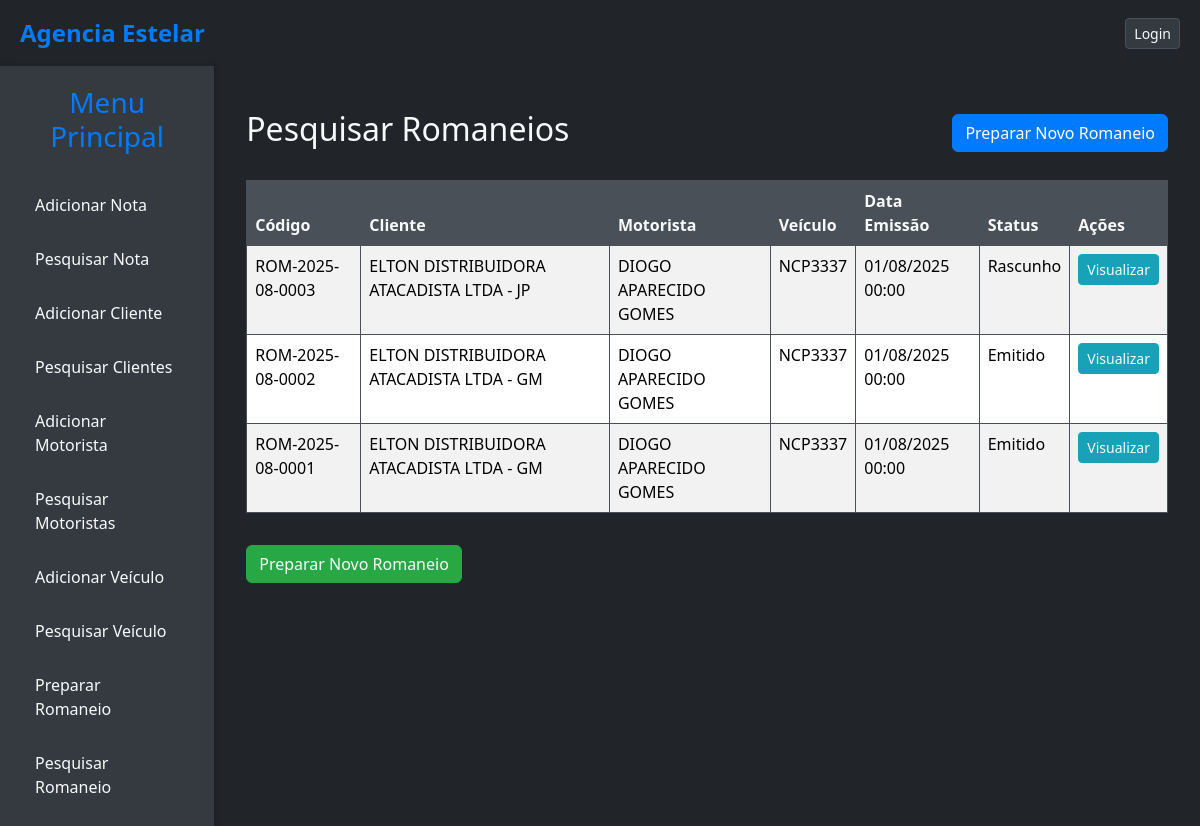
Before: /notas/romaneios/ with the older database file.
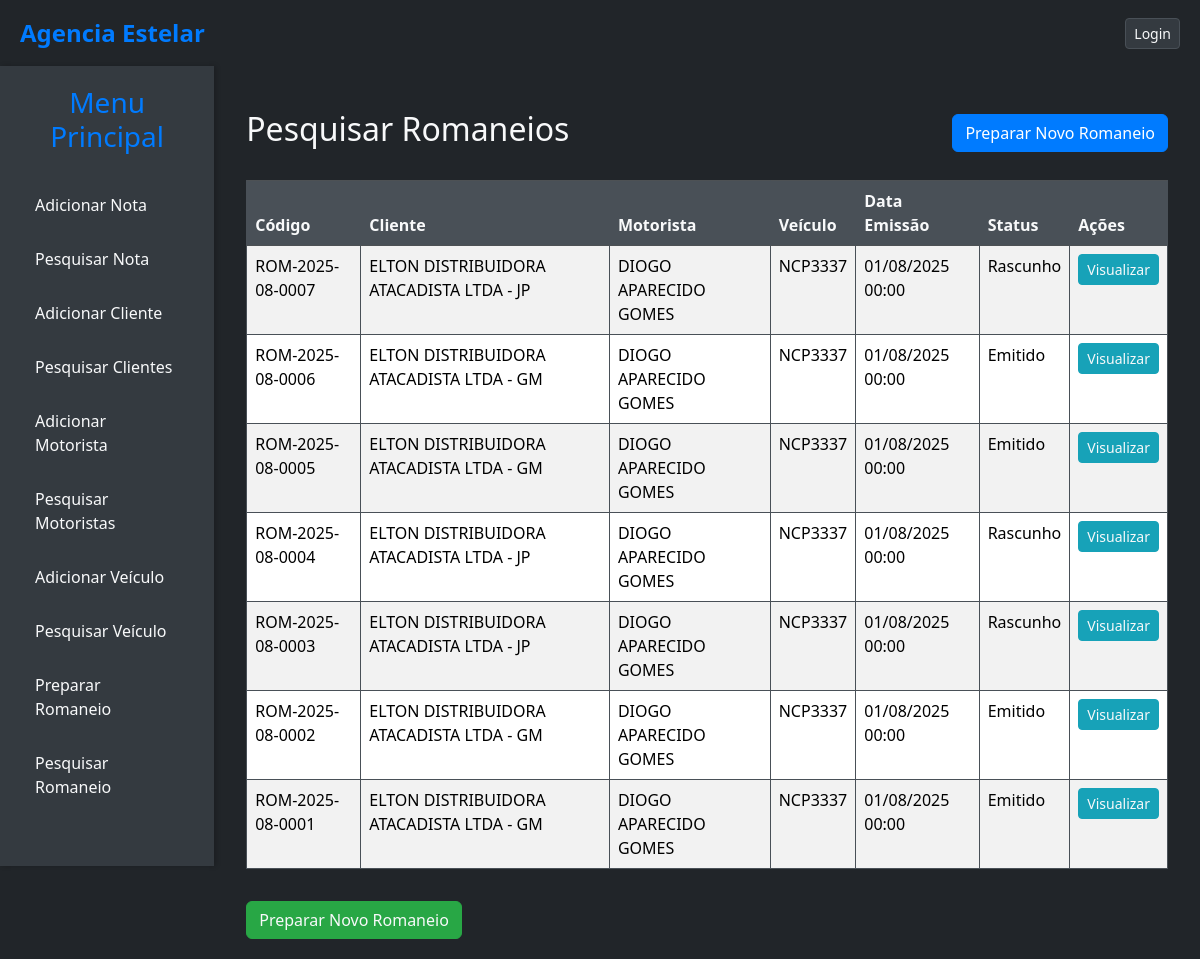
After: the same page with the newer database file.
### notas/models.py (models this page shows, shortened)
class RomaneioViagem(models.Model):
    codigo = models.CharField(max_length=20, unique=True, verbose_name="Código do Romaneio")
    STATUS_ROMANEIO_CHOICES = [
        ('Rascunho', 'Rascunho'),
        ('Emitido', 'Emitido'),
    ]
    status = models.CharField(max_length=10, choices=STATUS_ROMANEIO_CHOICES, default='Rascunho', verbose_name="Status do Romaneio")
    cliente = models.ForeignKey(
        Cliente,
        on_delete=models.PROTECT,
        related_name='romaneios_cliente',
        verbose_name="Cliente"
    )
    veiculo = models.ForeignKey(
        Veiculo,
        on_delete=models.PROTECT,
        related_name='romaneios_veiculo',
        verbose_name="Unidade de Veículo"
    )
    motorista = models.ForeignKey(
        Motorista,
        on_delete=models.PROTECT,
        related_name='romaneios_motorista',
        verbose_name="Motorista"
    )
    notas_fiscais = models.ManyToManyField(
        NotaFiscal,
        related_name='romaneios_vinculados',
        blank=True,
        verbose_name="Notas Fiscais"
    )
    data_emissao = models.DateTimeField(default=timezone.now, verbose_name="Data de Emissão")
    observacoes = models.TextField(blank=True, null=True, verbose_name="Observações")
    class Meta:
        verbose_name = "Romaneio de Viagem"
        verbose_name_plural = "Romaneios de Viagem"
        ordering = ['-data_emissao', 'codigo']

class Cliente(models.Model):
    razao_social = models.CharField(max_length=255, unique=True, verbose_name="Razão Social") # Adicionado unique=True
    cnpj = models.CharField(max_length=18, unique=True, blank=True, null=True, verbose_name="CNPJ")
    nome_fantasia = models.CharField(max_length=255, blank=True, null=True, verbose_name="Nome Fantasia")
    inscricao_estadual = models.CharField(max_length=20, blank=True, null=True, verbose_name="Inscrição Estadual")
    endereco = models.CharField(max_length=255, blank=True, null=True, verbose_name="Endereço")
    numero = models.CharField(max_length=10, blank=True, null=True, verbose_name="Número")
    complemento = models.CharField(max_length=255, blank=True, null=True, verbose_name="Complemento")
    bairro = models.CharField(max_length=100, blank=True, null=True, verbose_name="Bairro")
    cidade = models.CharField(max_length=100, blank=True, null=True, verbose_name="Cidade")
    estado = models.CharField(max_length=2, blank=True, null=True, verbose_name="Estado (UF)")
    cep = models.CharField(max_length=9, blank=True, null=True, verbose_name="CEP")
    telefone = models.CharField(max_length=20, blank=True, null=True, verbose_name="Telefone")
    email = models.EmailField(blank=True, null=True, verbose_name="Email")
    STATUS_CHOICES = [
        ('Ativo', 'Ativo'),
        ('Inativo', 'Inativo'),
    ]
    status = models.CharField(max_length=10, choices=STATUS_CHOICES, default='Ativo', verbose_name="Status")
    class Meta:
        verbose_name = "Cliente"
        verbose_name_plural = "Clientes"
        ordering = ['razao_social']

class Motorista(models.Model):
    nome = models.CharField(max_length=255, verbose_name="Nome Completo")
    cpf = models.CharField(max_length=14, unique=True, verbose_name="CPF") # Ex: 000.000.000-00
    cnh = models.CharField(max_length=11, unique=True, blank=True, null=True, verbose_name="CNH")
    codigo_seguranca = models.CharField(max_length=10, blank=True, null=True, verbose_name="Código de Segurança CNH")
    vencimento_cnh = models.DateField(blank=True, null=True, verbose_name="Vencimento CNH")
    uf_emissao_cnh = models.CharField(max_length=2, blank=True, null=True, verbose_name="UF Emissão CNH")
    telefone = models.CharField(max_length=20, blank=True, null=True, verbose_name="Telefone")
    endereco = models.CharField(max_length=255, blank=True, null=True, verbose_name="Endereço")
    numero = models.CharField(max_length=10, blank=True, null=True, verbose_name="Número")
    bairro = models.CharField(max_length=100, blank=True, null=True, verbose_name="Bairro")
    cidade = models.CharField(max_length=100, blank=True, null=True, verbose_name="Cidade")
    estado = models.CharField(max_length=2, blank=True, null=True, verbose_name="Estado (UF)")
    cep = models.CharField(max_length=9, blank=True, null=True, verbose_name="CEP")
    data_nascimento = models.DateField(blank=True, null=True, verbose_name="Data de Nascimento")
    numero_consulta = models.CharField(max_length=50, blank=True, null=True, verbose_name="Número da Última Consulta")
    TIPO_COMPOSICAO_MOTORISTA_CHOICES = [
        ('Simples', 'Simples (Carro/Van/Truck)'),
        ('Carreta', 'Carreta (Caminhão Trator + 1 Reboque/Semi-reboque)'),
        ('Bi-trem', 'Bi-trem (Caminhão Trator + 2 Reboques/Semi-reboques)'),
    ]
    tipo_composicao_motorista = models.CharField(
        max_length=50,
        choices=TIPO_COMPOSICAO_MOTORISTA_CHOICES,
        default='Simples',
        verbose_name="Tipo de Composição que Dirige"
    )
    veiculo_principal = models.ForeignKey( # Caminhão Trator, Carro ou Van
        'Veiculo',
        on_delete=models.SET_NULL,
        blank=True,
        null=True,
        related_name='motoristas_veiculo_principal',
        verbose_name="Veículo Principal (Placa 1)"
    )
    reboque_1 = models.ForeignKey( # Primeiro Reboque/Semi-reboque (se Carreta ou Bi-trem)
        'Veiculo',
        on_delete=models.SET_NULL,
        blank=True,
        null=True,
        related_name='motoristas_reboque_1',
        verbose_name="Reboque 1 (Placa 2)"
    )
    reboque_2 = models.ForeignKey( # Segundo Reboque/Semi-reboque (se Bi-trem)
        'Veiculo',
        on_delete=models.SET_NULL,
        blank=True,
        null=True,
        related_name='motoristas_reboque_2',
        verbose_name="Reboque 2 (Placa 3)"
    )
    class Meta:
        verbose_name = "Motorista"
        verbose_name_plural = "Motoristas"
        ordering = ['nome']

class Veiculo(models.Model):
    TIPO_UNIDADE_CHOICES = [
        ('Carro', 'Carro'),
        ('Van', 'Van'),
        ('Truck', 'Caminhão Trator'),
        ('Reboque', 'Reboque'),
        ('Semi-reboque', 'Semi-reboque'),
    ]
    tipo_unidade = models.CharField(
        max_length=50,
        choices=TIPO_UNIDADE_CHOICES,
        default='Truck',
        verbose_name="Tipo da Unidade de Veículo"
    )
    placa = models.CharField(max_length=7, unique=True, verbose_name="Placa") # Max_length ajustado para 7 (Mercosul)
    pais = models.CharField(max_length=50, default='Brasil', verbose_name="País")
    estado = models.CharField(max_length=2, blank=True, null=True, verbose_name="Estado (UF)")
    cidade = models.CharField(max_length=100, blank=True, null=True, verbose_name="Cidade")
    chassi = models.CharField(max_length=17, unique=True, blank=True, null=True, verbose_name="Chassi") # Max_length ajustado para 17
    renavam = models.CharField(max_length=11, unique=True, blank=True, null=True, verbose_name="Renavam")
    rntrc = models.CharField(max_length=12, blank=True, null=True, verbose_name="RNTRC")
    ano_fabricacao = models.IntegerField(blank=True, null=True, verbose_name="Ano de Fabricação")
    marca = models.CharField(max_length=100, blank=True, null=True, verbose_name="Marca")
    modelo = models.CharField(max_length=100, blank=True, null=True, verbose_name="Modelo")
    proprietario_cpf_cnpj = models.CharField(max_length=18, blank=True, null=True, verbose_name="CPF/CNPJ do Proprietário")
    proprietario_nome_razao_social = models.CharField(max_length=255, blank=True, null=True, verbose_name="Nome/Razão Social do Proprietário")
    proprietario_rg_ie = models.CharField(max_length=20, blank=True, null=True, verbose_name="RG/IE do Proprietário")
    proprietario_telefone = models.CharField(max_length=20, blank=True, null=True, verbose_name="Telefone do Proprietário")
    proprietario_endereco = models.CharField(max_length=255, blank=True, null=True, verbose_name="Endereço do Proprietário")
    proprietario_numero = models.CharField(max_length=10, blank=True, null=True, verbose_name="Número do Proprietário")
    proprietario_bairro = models.CharField(max_length=100, blank=True, null=True, verbose_name="Bairro do Proprietário")
    proprietario_cidade = models.CharField(max_length=100, blank=True, null=True, verbose_name="Cidade do Proprietário")
    proprietario_estado = models.CharField(max_length=2, blank=True, null=True, verbose_name="Estado do Proprietário (UF)")
    proprietario_cep = models.CharField(max_length=9, blank=True, null=True, verbose_name="CEP do Proprietário")
    class Meta:
        verbose_name = "Unidade de Veículo"
        verbose_name_plural = "Unidades de Veículos"
        ordering = ['placa']

### notas/views.py (the view)
# urls.py: path('romaneios/', views.listar_romaneios, name='listar_romaneios'),
def listar_romaneios(request):
    romaneios = RomaneioViagem.objects.all().order_by('-data_emissao', '-codigo')
    return render(request, 'notas/listar_romaneios.html', {'romaneios': romaneios})

### notas/templates/notas/listar_romaneios.html (shortened to what this page needs)
{% extends 'base.html' %}
{% block content %}
<div class="container mt-4">
    <div class="d-flex justify-content-between align-items-center mb-4">
        <h2>Pesquisar Romaneios</h2>
        <a href="{% url 'notas:adicionar_romaneio' %}" class="btn btn-primary">Preparar Novo Romaneio</a>
    </div>
    {% if romaneios %}
        <div class="table-responsive">
            <table class="table table-striped table-bordered">
                <thead class="table-dark">
                    <tr>
                        <th>Código</th>
                        <th>Cliente</th>
                        <th>Motorista</th>
                        <th>Veículo</th>
                        <th>Data Emissão</th>
                        <th>Status</th>
                        <th>Ações</th>
                    </tr>
                </thead>
                <tbody>
                    {% for romaneio in romaneios %}
                        <tr>
                            <td>{{ romaneio.codigo }}</td>
                            <td>{{ romaneio.cliente.razao_social }}</td>
                            <td>{{ romaneio.motorista.nome }}</td>
                            <td>{{ romaneio.veiculo.placa }}</td>
                            <td>{{ romaneio.data_emissao|date:"d/m/Y H:i" }}</td>
                            <td>{{ romaneio.get_status_display }}</td>
                            <td>
                                <a href="{% url 'notas:detalhes_romaneio' romaneio.pk %}" class="btn btn-sm btn-info">Visualizar</a>
                            </td>
                        </tr>
                    {% endfor %}
                </tbody>
            </table>
        </div>
    {% else %}
        <p class="alert alert-info">Nenhum romaneio cadastrado no momento. Utilize o botão "Preparar Novo Romaneio" para adicionar.</p>
    {% endif %}
    <a href="{% url 'notas:adicionar_romaneio' %}" class="btn btn-success mt-3">Preparar Novo Romaneio</a>
</div>
{% endblock %}

### templates/base.html (shortened to what this page needs)
<!DOCTYPE html>
{% load static %}
<html lang="pt-br">
<head>
    <link href="https://cdn.jsdelivr.net/npm/bootstrap@5.3.3/dist/css/bootstrap.min.css" rel="stylesheet">
    <link href="{% static 'css/style.css' %}" rel="stylesheet">
    <link rel="stylesheet" href="https://cdnjs.cloudflare.com/ajax/libs/font-awesome/6.0.0-beta3/css/all.min.css">
</head>
<body>
    <header class="top-bar">
        <a href="{% url 'notas:listar_notas_fiscais' %}" class="logo">Agencia Estelar</a>
        <div class="user-info">
            {% if user.is_authenticated %}
                Olá, {{ user.username }}!
            {% else %}
                <a href="{% url 'admin:login' %}" class="btn btn-sm btn-outline-light">Login</a>
            {% endif %}
        </div>
    </header>
    <div class="main-wrapper">
        <aside class="sidebar">
            <h3>Menu Principal</h3>
            <nav class="sidebar-nav">
                <ul>
                    <li><a href="{% url 'notas:adicionar_nota_fiscal' %}">Adicionar Nota</a></li>
                    <li><a href="{% url 'notas:listar_notas_fiscais' %}">Pesquisar Nota</a></li>
                    <li><a href="{% url 'notas:adicionar_cliente' %}">Adicionar Cliente</a></li>
                    <li><a href="{% url 'notas:listar_clientes' %}">Pesquisar Clientes</a></li>
                    <li><a href="{% url 'notas:adicionar_motorista' %}">Adicionar Motorista</a></li>
                    <li><a href="{% url 'notas:listar_motoristas' %}">Pesquisar Motoristas</a></li>
                    <li><a href="{% url 'notas:adicionar_veiculo' %}">Adicionar Veículo</a></li>
                    <li><a href="{% url 'notas:listar_veiculos' %}">Pesquisar Veículo</a></li>
                    <li><a href="{% url 'notas:adicionar_romaneio' %}">Preparar Romaneio</a></li>
                    <li><a href="{% url 'notas:listar_romaneios' %}">Pesquisar Romaneio</a></li>
                </ul>
            </nav>
        </aside>
        <main class="main-content">
            {% block content %}
            {% endblock %}
        </main>
    </div>
</body>
</html>

### static/css/style.css (style rules this page uses)
:root { --dark-bg-color: #212529; --dark-sidebar-bg: #343a40; --dark-header-bg: #212529; --dark-text-color: #f8f9fa; --dark-secondary-text-color: #adb5bd; --dark-border-color: #495057; --dark-card-bg: #343a40; --dark-card-header-bg: #495057; --primary-color: #007bff; --accent-color: #28a745; }
body { background-color: var(--dark-bg-color); color: var(--dark-text-color); font-family: 'Segoe UI', Tahoma, Geneva, Verdana, sans-serif; margin: 0; display: flex; min-height: 100vh; flex-direction: column; }
.main-wrapper { display: flex; flex-grow: 1; }
.sidebar { width: 250px; background-color: var(--dark-sidebar-bg); padding: 20px; box-shadow: 2px 0 5px rgba(0,0,0,0.2); display: flex; flex-direction: column; color: var(--dark-text-color); position: sticky; top: 0; height: 100vh; overflow-y: auto; }
.sidebar h3 { color: var(--primary-color); margin-bottom: 30px; text-align: center; }
.sidebar-nav ul { list-style: none; padding: 0; }
.sidebar-nav li { margin-bottom: 10px; }
.sidebar-nav a { display: block; padding: 10px 15px; color: var(--dark-text-color); text-decoration: none; border-radius: 5px; transition: background-color 0.3s ease; }
.main-content { flex-grow: 1; padding: 20px; background-color: var(--dark-bg-color); overflow-x: hidden; }
.top-bar { background-color: var(--dark-header-bg); color: var(--dark-text-color); padding: 15px 20px; display: flex; justify-content: space-between; align-items: center; box-shadow: 0 2px 5px rgba(0,0,0,0.2); min-height: 60px; }
.top-bar .logo { font-size: 1.5rem; font-weight: bold; color: var(--primary-color); text-decoration: none; }
.top-bar .user-info { font-size: 0.9rem; color: var(--dark-secondary-text-color); }
.form-control, .form-select, .btn { background-color: var(--dark-sidebar-bg); color: var(--dark-text-color); border-color: var(--dark-border-color); }
.btn-primary { background-color: var(--primary-color); border-color: var(--primary-color); color: #fff; }
.btn-info { background-color: #17a2b8; border-color: #17a2b8; }
.btn-success { background-color: var(--accent-color); border-color: var(--accent-color); }
.table { color: var(--dark-text-color); background-color: var(--dark-card-bg); border-color: var(--dark-border-color); }
.table thead th { background-color: var(--dark-card-header-bg); color: var(--dark-text-color); border-color: var(--dark-border-color); }
.table tbody tr { background-color: var(--dark-card-bg); }
.table td, .table th { border-color: var(--dark-border-color); }

Changed rows visible on the page:
added RomaneioViagem: codigo "ROM-2025-08-0007", cliente.razao_social "ELTON DISTRIBUIDORA ATACADISTA LTDA - JP", motorista.nome "DIOGO APARECIDO GOMES", veiculo.placa "NCP3337", data_emissao "01/08/2025 00:00", status "Rascunho"
added RomaneioViagem: codigo "ROM-2025-08-0006", cliente.razao_social "ELTON DISTRIBUIDORA ATACADISTA LTDA - GM", motorista.nome "DIOGO APARECIDO GOMES", veiculo.placa "NCP3337", data_emissao "01/08/2025 00:00", status "Emitido"
added RomaneioViagem: codigo "ROM-2025-08-0005", cliente.razao_social "ELTON DISTRIBUIDORA ATACADISTA LTDA - GM", motorista.nome "DIOGO APARECIDO GOMES", veiculo.placa "NCP3337", data_emissao "01/08/2025 00:00", status "Emitido"
added RomaneioViagem: codigo "ROM-2025-08-0004", cliente.razao_social "ELTON DISTRIBUIDORA ATACADISTA LTDA - JP", motorista.nome "DIOGO APARECIDO GOMES", veiculo.placa "NCP3337", data_emissao "01/08/2025 00:00", status "Rascunho"
